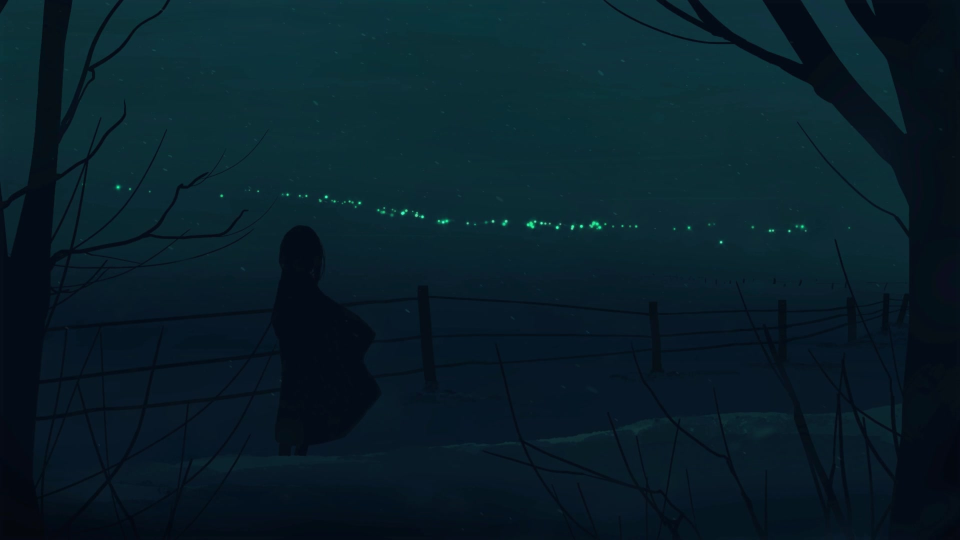
#> input picture sddm/doiz/poster.jpg, 1920 x 1080 px (shown at 1/2 size)
$ python -i apply-theme.py   (imports and definitions only)
#> lines starting #> are read from the running program, lines starting #| are printed output that depends on the picture
#!/usr/bin/env python3
import configparser
import colorsys
import os
import re
import shutil
import signal
import subprocess
import sys
import time
import fcntl
import shutil
from pathlib import Path
from tempfile import NamedTemporaryFile

SCRIPT_DIR = Path(__file__).resolve().parent
PROJECT_CONFIG = SCRIPT_DIR.parent.parent.resolve()

THEME_DIR = PROJECT_CONFIG / "theme"
THEME_FILE = THEME_DIR / "theme.conf"

BTOP_DIR = PROJECT_CONFIG / "btop"
BTOP_THEME_DIR = BTOP_DIR / "themes"
BTOP_THEME_FILE = BTOP_THEME_DIR / "doiz.theme"
BTOP_CONFIG_FILE = BTOP_DIR / "btop.conf"

CAVA_DIR = PROJECT_CONFIG / "cava"
CAVA_CONFIG_FILE = CAVA_DIR / "config"
CAVA_TERMINAL_FILE = CAVA_DIR / "config_terminal"

HYPR_BORDER_FILE = PROJECT_CONFIG / "hypr" / "local" / "theme-border.lua"

GTK_TEMPLATE_FILE = PROJECT_CONFIG / "gtk-3.0" / "gtk.css.template"
GTK_CSS_FILE = PROJECT_CONFIG / "gtk-3.0" / "gtk.css"

GTK_SCHEMA = "org.gnome.desktop.interface"
GTK_THEME_PREFIX = "DoiZ-Dyn-"
LOCK_FILE = Path(os.environ.get("XDG_RUNTIME_DIR", "/tmp")) / "doiz-apply-theme.lock"

DATA_HOME = Path(os.environ.get("XDG_DATA_HOME") or Path.home() / ".local" / "share")
CONFIG_HOME = Path(os.environ.get("XDG_CONFIG_HOME") or Path.home() / ".config")

GTK_THEMES_DIR = DATA_HOME / "themes"
GTK3_SETTINGS_FILE = CONFIG_HOME / "gtk-3.0" / "settings.ini"
GTK4_SETTINGS_FILE = CONFIG_HOME / "gtk-4.0" / "settings.ini"
QT6CT_CONFIG_FILE = PROJECT_CONFIG / "qt6ct" / "qt6ct.conf"

ICON_THEME_PREFIX = "DoiZ-Icons-"
ICON_SOURCE_THEME = "Papirus"
ICON_STYLE_VERSION = "2"
ICON_SEARCH_DIRS = (Path.home() / ".icons", DATA_HOME / "icons", Path("/usr/share/icons"))
ICON_BLUE_MARKER = "#5294e2"
ICON_BLUE_SATURATION = 0.71
ICON_BLUE_LIGHTNESS = 0.60
ICON_BLUE_HUE_RANGE = (196.0, 228.0)
ICON_HEX_PATTERN = re.compile(r"#[0-9a-fA-F]{6}\b")

def clamp(value):
    return max(0, min(255, int(round(value))))

# [22 lines left out: functions rgb_to_hex, mix, rgba, not called in this run]

NEUTRAL_IMAGE_SAT = 0.12

def is_neutral(rgb):
    return max(rgb) - min(rgb) <= 2

def gray_of(rgb):
    g = clamp(0.299 * rgb[0] + 0.587 * rgb[1] + 0.114 * rgb[2])
    return (g, g, g)

def image_is_neutral(path):
#> called with path = '../../../sddm/doiz/poster.jpg'
    try:
        from PIL import Image

        im = Image.open(path).convert("RGB")
#> im is the input picture: PIL image 1920x1080 RGB; mean R, G, B 8.6, 30.8, 40.9
        im.thumbnail((96, 96))
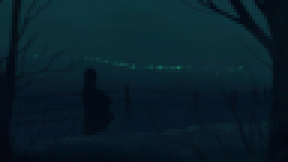
#> im: PIL image 96x54 RGB (shown 3 times larger); mean R, G, B 8.6, 30.8, 40.9
        _, sat, val = im.convert("HSV").split()
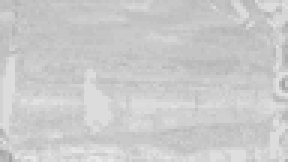
#> sat: PIL image 96x54 L (shown 3 times larger); min 163, max 231, mean 202.7
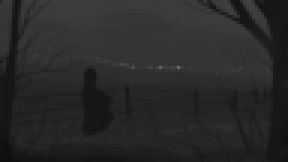
#> val: PIL image 96x54 L (shown 3 times larger); min 13, max 106, mean 40.9
        s_bytes, v_bytes = sat.tobytes(), val.tobytes()
    except Exception:
        return False

    total = weight = 0.0

    for s, v in zip(s_bytes, v_bytes):
        if v >= 40:
            total += s * v
            weight += v
#> this loop made 5184 passes
#> (s, v, total, weight) on passes 1, 2, 3, 4, 8, 9, 10, 11, 12, 13, 14, 15: (192, 41, 7872, 41), (193, 58, 19066, 99), (197, 58, 30492, 157), (194, 59, 41938, 216), (195, 51, 51883, 267), (194, 59, 63329, 326), (194, 59, 74775, 385), (194, 59, 86221, 444), (189, 47, 95104, 491), (195, 56, 106024, 547), (196, 61, 117980, 608), (192, 61, 129692, 669)
#> (total, weight) on passes 61 to 66: (675199, 3427), (685621, 3481), (696815, 3539), (708275, 3599), (719495, 3659), (730191, 3715)
#> after the loop, total = 24821404; weight = 125678

    return weight > 0 and (total / weight) / 255.0 < NEUTRAL_IMAGE_SAT

# [111 lines left out: functions boost_color, load_theme, write_atomic, keep_dynamic_flag, save_theme, not called in this run]

PALETTES = {
    "dark": {
        "background": (18, 20, 31),
        "surface": (31, 34, 49),
        "surface_alt": (49, 52, 69),
        "foreground": (235, 238, 250),
        "subtext": (205, 211, 230),
        "muted": (142, 150, 173),
        "blue": (137, 180, 250),
        "cyan": (122, 162, 247),
        "green": (166, 227, 161),
        "red": (243, 139, 168),
        "yellow": (230, 197, 138),
    },
    "light": {
        "background": (244, 245, 251),
        "surface": (230, 233, 244),
        "surface_alt": (213, 217, 234),
        "foreground": (27, 30, 46),
        "subtext": (62, 67, 90),
        "muted": (104, 111, 138),
        "blue": (40, 80, 190),
        "cyan": (20, 105, 170),
        "green": (30, 125, 75),
        "red": (185, 45, 85),
        "yellow": (150, 100, 10),
    },
}

WEIGHTS = {
    "dark": {
        "background": 0.82,
        "surface": 0.64,
        "surface_alt": 0.48,
        "foreground": 0.88,
        "subtext": 0.72,
        "muted": 0.60,
        "blue": 0.58,
        "cyan": 0.58,
        "green": 0.64,
        "red": 0.64,
        "yellow": 0.64,
    },
    "light": {
        "background": 0.95,
        "surface": 0.91,
        "surface_alt": 0.85,
        "foreground": 0.90,
        "subtext": 0.80,
        "muted": 0.70,
        "blue": 0.75,
        "cyan": 0.75,
        "green": 0.75,
        "red": 0.75,
        "yellow": 0.75,
    },
}

# [133 lines left out: functions hex_to_rgb, build_palette, extract_colors, render_btop, not called in this run]

CAVA_TERMINAL_COLOR_SECTION = """[color]
gradient = 0
background = default
foreground = cyan
"""

CAVA_FALLBACK_CONFIG = """[general]
framerate = 60
autosens = 1
sensitivity = 180

[input]
method = pipewire
source = auto

[output]
method = ncurses
channels = mono

[smoothing]
monstercat = 1
waves = 0
noise_reduction = 60
"""

CAVA_COLOR_SECTION_PATTERN = re.compile(
    r"^\[color\][^\n]*\n.*?(?=^\[|\Z)",
    re.MULTILINE | re.DOTALL
)

# [214 lines left out: functions cava_with_colors, render_cava, render_cava_terminal, find_user_pids, signal_user_processes, reload_cava_terminal and 6 more, not called in this run]

KITTY_RED_DARK = "#E06C75"
KITTY_RED_LIGHT = "#C53B4A"

# [538 lines left out: functions render_kitty, reload_kitty, set_ini_keys, render_qt6ct, shade, purge_thumbnail_cache and 20 more, not called in this run]

def save_system_mode(parser, sys_mode):
    parser["theme"]["system_mode"] = sys_mode
    write_parser(parser)

# [131 lines left out: functions pop_option, acquire_lock, main, not called in this run]

# [2 lines not run here, left out]

>>> result = image_is_neutral('../../../sddm/doiz/poster.jpg')
#> result = False
